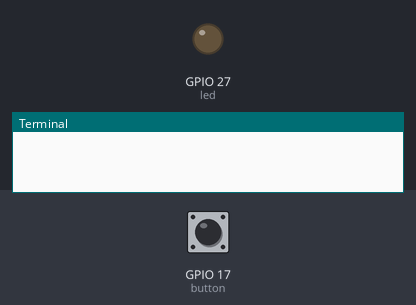
This program was run on a simulated Raspberry Pi (BCM pin numbers). On the bench: output pins drawn as LEDs (lit = HIGH), the last lines printed to the terminal. The test bench sets the inputs (shaded band); at power-on: GPIO 17 (button) HIGH.

Above: at 1.2 s.
1.3 s: GPIO 17 (button) pulled LOW for 3.2 s
At 5.6 s:
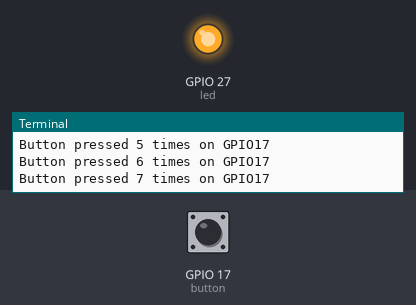
6.0 s: GPIO 17 (button) pulled LOW for 0.15 s
At 7.0 s:
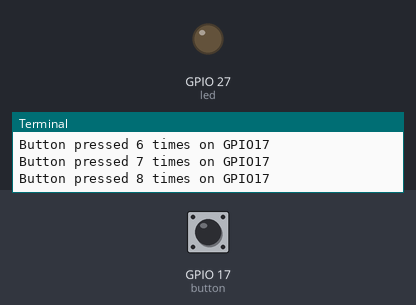
Timing chart, 0 to 9.0 s (numbered marks = the images above; inputs shaded):
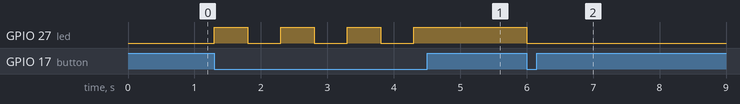

The program:

LED_Button_control.py
```python
from gpiozero import LED, Button
from time import sleep

led = LED(27)
button = Button(17)

button_count = 0
while True:
    button.wait_for_press()
    button_count += 1
    print(f"Button pressed {button_count} times on {button.pin}")
    led.toggle()
    sleep(0.5) #This is here because the RPI will detect multiple presses on one physical press.
```

Measured:
- after the input at 1.3 s, GPIO 27 (led): alternates HIGH for 0.50 s and LOW for 0.50 s, 7 changes in all, then stays HIGH, starting at once
- after the input at 6.0 s, GPIO 27 (led): HIGH → LOW at once
